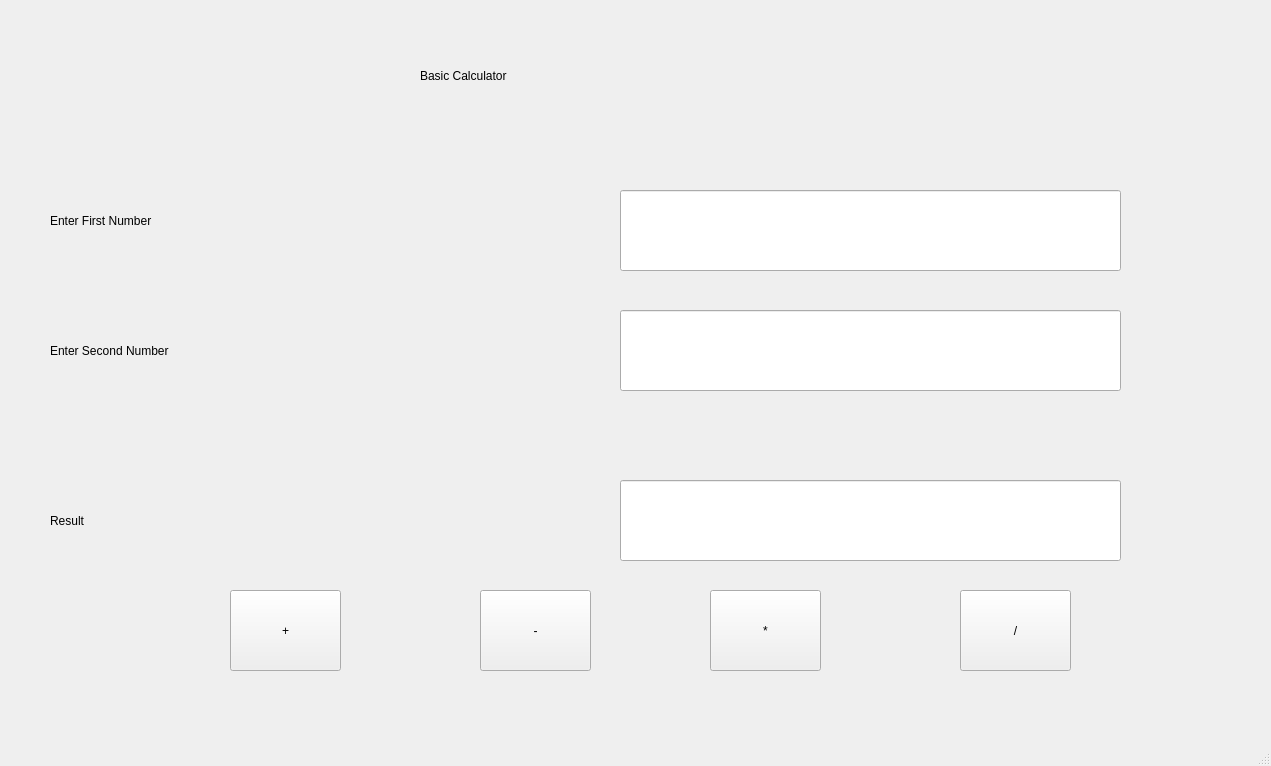
<?xml version="1.0" encoding="UTF-8"?>
<ui version="4.0">
 <class>MainWindow</class>
 <widget class="QMainWindow" name="MainWindow">
  <property name="geometry">
   <rect>
    <x>0</x>
    <y>0</y>
    <width>1271</width>
    <height>766</height>
   </rect>
  </property>
  <property name="windowTitle">
   <string>MainWindow</string>
  </property>
  <widget class="QWidget" name="centralwidget">
   <widget class="QLabel" name="label">
    <property name="geometry">
     <rect>
      <x>50</x>
      <y>180</y>
      <width>411</width>
      <height>81</height>
     </rect>
    </property>
    <property name="styleSheet">
     <string notr="true">font: 22pt &quot;MS Shell Dlg 2&quot;;</string>
    </property>
    <property name="text">
     <string>Enter First Number</string>
    </property>
   </widget>
   <widget class="QLabel" name="label_2">
    <property name="geometry">
     <rect>
      <x>50</x>
      <y>310</y>
      <width>441</width>
      <height>81</height>
     </rect>
    </property>
    <property name="styleSheet">
     <string notr="true">font: 22pt &quot;MS Shell Dlg 2&quot;;</string>
    </property>
    <property name="text">
     <string>Enter Second Number</string>
    </property>
   </widget>
   <widget class="QLineEdit" name="lineEdit">
    <property name="geometry">
     <rect>
      <x>620</x>
      <y>190</y>
      <width>501</width>
      <height>81</height>
     </rect>
    </property>
    <property name="styleSheet">
     <string notr="true">font: 20pt &quot;MS Shell Dlg 2&quot;;</string>
    </property>
   </widget>
   <widget class="QLineEdit" name="lineEdit_2">
    <property name="geometry">
     <rect>
      <x>620</x>
      <y>310</y>
      <width>501</width>
      <height>81</height>
     </rect>
    </property>
    <property name="styleSheet">
     <string notr="true">font: 20pt &quot;MS Shell Dlg 2&quot;;</string>
    </property>
   </widget>
   <widget class="QLabel" name="label_3">
    <property name="geometry">
     <rect>
      <x>50</x>
      <y>480</y>
      <width>441</width>
      <height>81</height>
     </rect>
    </property>
    <property name="styleSheet">
     <string notr="true">font: 22pt &quot;MS Shell Dlg 2&quot;;</string>
    </property>
    <property name="text">
     <string>Result</string>
    </property>
   </widget>
   <widget class="QLineEdit" name="lineEdit_3">
    <property name="geometry">
     <rect>
      <x>620</x>
      <y>480</y>
      <width>501</width>
      <height>81</height>
     </rect>
    </property>
    <property name="styleSheet">
     <string notr="true">font: 20pt &quot;MS Shell Dlg 2&quot;;</string>
    </property>
   </widget>
   <widget class="QPushButton" name="pushButton">
    <property name="geometry">
     <rect>
      <x>230</x>
      <y>590</y>
      <width>111</width>
      <height>81</height>
     </rect>
    </property>
    <property name="styleSheet">
     <string notr="true">font: 20pt &quot;MS Shell Dlg 2&quot;;</string>
    </property>
    <property name="text">
     <string>+</string>
    </property>
   </widget>
   <widget class="QPushButton" name="pushButton_2">
    <property name="geometry">
     <rect>
      <x>480</x>
      <y>590</y>
      <width>111</width>
      <height>81</height>
     </rect>
    </property>
    <property name="styleSheet">
     <string notr="true">font: 20pt &quot;MS Shell Dlg 2&quot;;</string>
    </property>
    <property name="text">
     <string>-</string>
    </property>
   </widget>
   <widget class="QPushButton" name="pushButton_3">
    <property name="geometry">
     <rect>
      <x>710</x>
      <y>590</y>
      <width>111</width>
      <height>81</height>
     </rect>
    </property>
    <property name="styleSheet">
     <string notr="true">font: 20pt &quot;MS Shell Dlg 2&quot;;</string>
    </property>
    <property name="text">
     <string>*</string>
    </property>
   </widget>
   <widget class="QPushButton" name="pushButton_4">
    <property name="geometry">
     <rect>
      <x>960</x>
      <y>590</y>
      <width>111</width>
      <height>81</height>
     </rect>
    </property>
    <property name="styleSheet">
     <string notr="true">font: 20pt &quot;MS Shell Dlg 2&quot;;</string>
    </property>
    <property name="text">
     <string>/</string>
    </property>
   </widget>
   <widget class="QLabel" name="label_4">
    <property name="geometry">
     <rect>
      <x>420</x>
      <y>30</y>
      <width>641</width>
      <height>91</height>
     </rect>
    </property>
    <property name="styleSheet">
     <string notr="true">font: 26pt &quot;MS Shell Dlg 2&quot;;</string>
    </property>
    <property name="text">
     <string>Basic Calculator</string>
    </property>
   </widget>
  </widget>
  <widget class="QMenuBar" name="menubar">
   <property name="geometry">
    <rect>
     <x>0</x>
     <y>0</y>
     <width>1271</width>
     <height>31</height>
    </rect>
   </property>
  </widget>
  <widget class="QStatusBar" name="statusbar"/>
 </widget>
 <resources/>
 <connections/>
</ui>
